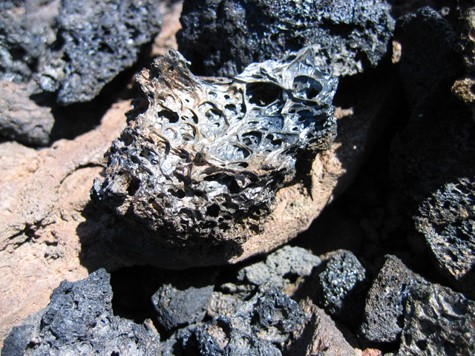
#> input picture task9.jpg, 475 x 356 px
$ python task_9_b.py
#> lines starting #> are read from the running program, lines starting #| are printed output that depends on the picture
"""
Task:
9. Attēla līmeņu transformācijas, histogrammas operācijas
9b) Izstrādāt datorprogrammu, kas realizē histogrammas vienmērīgošanu.

Author:
Katerina Kuzmina, kk20156

Date:
31.05.2023

Šajā uzdevumā tiek izmantots pārvietojamā vidējā aprēķins.
Mēs aprēķinām histogrammu no attēla pelēkās skalas.
Histogrammā būs 256 kolonnas, jo pikseļu vērtību diapazons
pelēkā gammā no 0 līdz 255.
Loga lielums ir 10, lai nodrošinātu lielāku histogrammas vienmērīgošanu.
To var mainīt uz mazāku vērtību, ja nepieciešama skaidrāka informācija.
"""

import cv2
import numpy as np
import matplotlib.pyplot as plt


def smooth(image, window_size):
    # computing the histogram
    histogram = cv2.calcHist([image], [0], None, [256], [0, 255])   # 256 - bins, [0] - grayscale
    histogram = histogram.flatten()

    # preparing array
    sm_histogram = np.zeros_like(histogram)
    half_window = window_size // 2

    # sliding window calculation
    # for each histogram element will calculate
    # the average value using the current element,
    # 5 on the left and 5 on the right (for window size = 10).
    # and save the average value of this window.
    for i in range(half_window, len(histogram) - half_window):
        window = histogram[i - half_window: i + half_window + 1]
        sm_histogram[i] = np.mean(window)

    return sm_histogram


image = cv2.imread('task9.jpg', 0)  # 0 - to read the image in grayscale
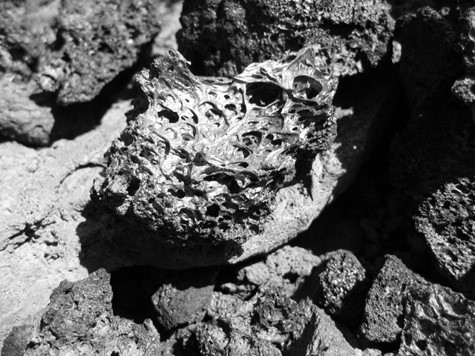
#> image: shape (356, 475); min 0, max 255, mean 93.3

window_size = 10
smooth = smooth(image, window_size)
#> in smooth, `histogram = cv2.calcHist([image], [0], None, [256], [0, 255])`: histogram = 256 values, max 3514 at index 9, min 0 at index 255, mean 659.1
#> the loop in smooth, `for i in range(half_window, len(histogram) - half_window):` made 246 passes
#> window on passes 21 to 23: [1452, 1310, 1259, 1164, 1088, 940, 926, 862, 769, 737, 675], [1310, 1259, 1164, 1088, 940, 926, 862, 769, 737, 675, 661], [1259, 1164, 1088, 940, 926, 862, 769, 737, 675, 661, 658]
#> after the loop in smooth, `for i in range(half_window, len(histogram) - half_window):`: sm_histogram = 256 values, max 3144.7 at index 8, min 0 at index 0, mean 611.5
#> smooth has the same summary as sm_histogram in smooth

plt.figure(figsize=(8, 4))  # width and height of graphic window

plt.subplot(1, 2, 1)
plt.hist(image.flatten(), bins=256, color='black')
plt.title('Original histogram')

plt.subplot(1, 2, 2)
plt.plot(smooth, color='black')
plt.title('Smoothed histogram')

plt.tight_layout()  # to align charts
plt.show()
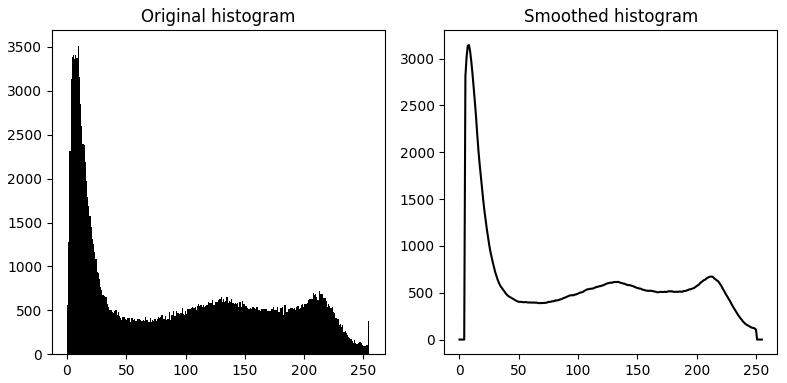
#> figure drawn by matplotlib, 2 panels; panel 1: tallest bar 3514 high, from x = 8.96 to 9.96; panel 2: curve peaks at x = 8, y = 3144.7

$ run again, with task11.jpg copied over task9.jpg
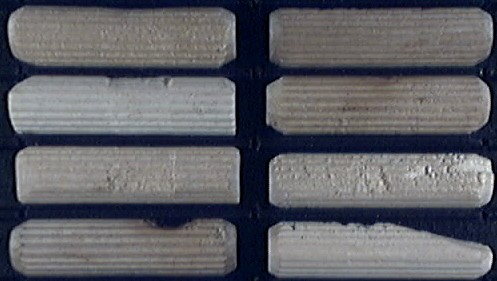
#> input picture task11.jpg, 497 x 281 px
#> `image = cv2.imread('task9.jpg', 0)`:
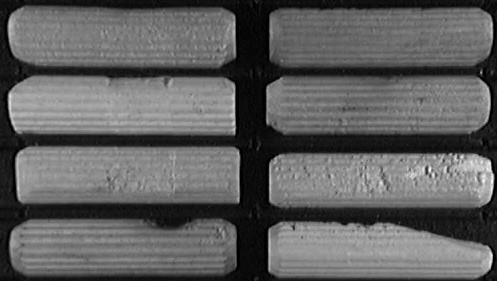
#> image: shape (281, 497); min 0, max 252, mean 94.5
#> histogram = 256 values, max 1692 at index 117, min 0 at index 238, mean 545.5
#> the loop in smooth, `for i in range(half_window, len(histogram) - half_window):` made 246 passes
#> window on passes 1 to 3: [544, 369, 345, 316, 348, 467, 546, 723, 841, 1040, 1203], [369, 345, 316, 348, 467, 546, 723, 841, 1040, 1203, 1324], [345, 316, 348, 467, 546, 723, 841, 1040, 1203, 1324, 1206]
#> after the loop in smooth, `for i in range(half_window, len(histogram) - half_window):`: sm_histogram = 256 values, max 1602.2 at index 120, min 0 at index 0, mean 536.6
#> smooth has the same summary as sm_histogram in smooth
#> `plt.show()`:
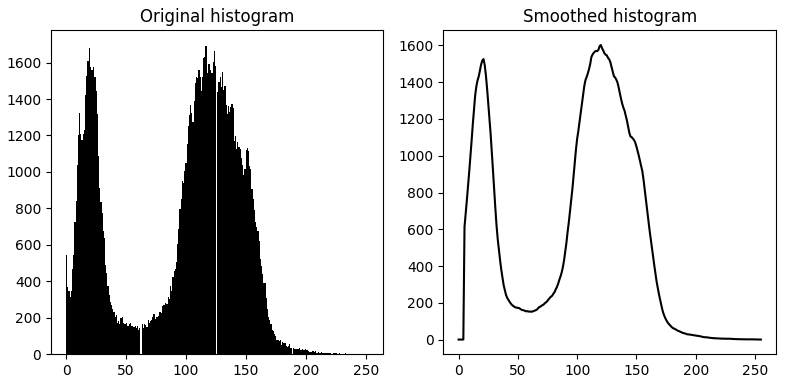
#> figure drawn by matplotlib, 2 panels; panel 1: tallest bar 1692 high, from x = 116.2 to 117.1; panel 2: curve peaks at x = 120, y = 1602.2
